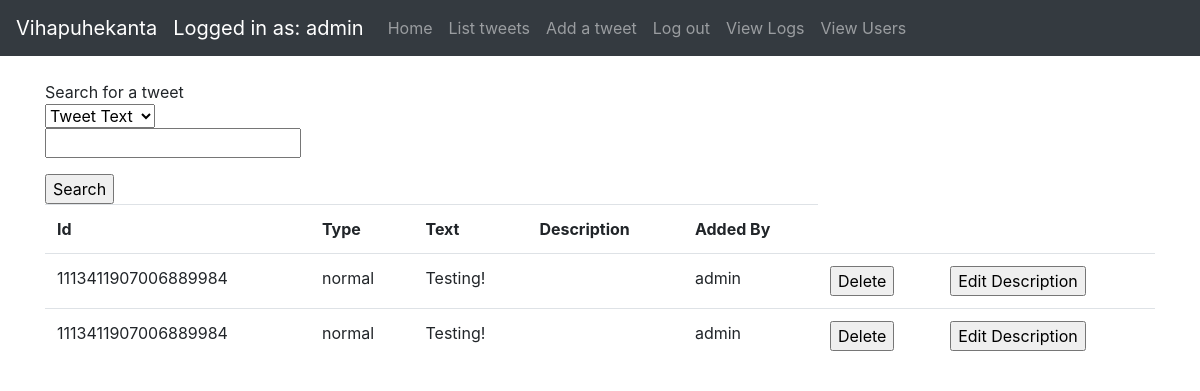
Page /tweets (signed in) on the earlier database version.
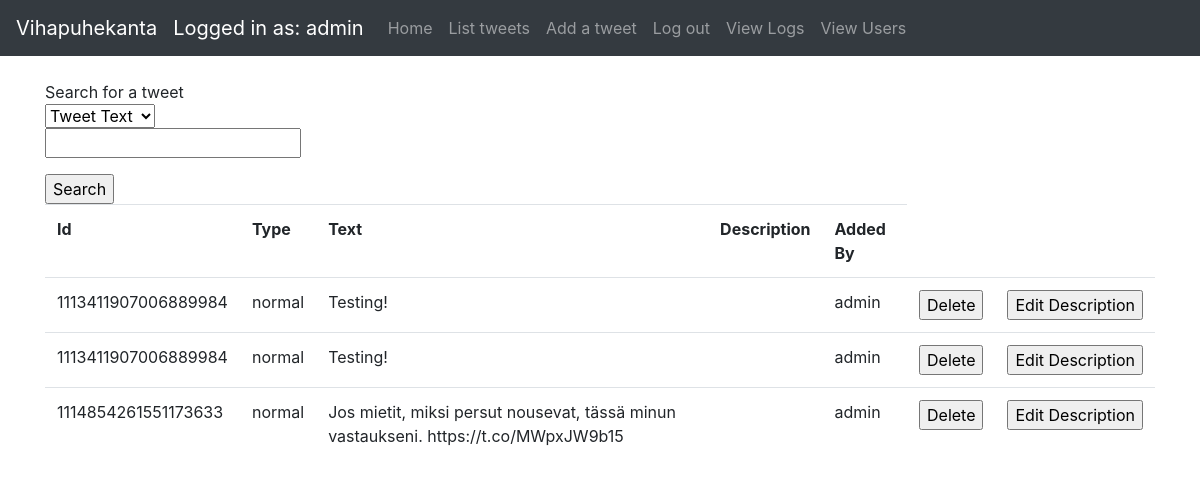
Same page on the later database version.
### application/tweets/models.py (models this page shows, shortened)
class Tweet(db.Model):
    id = db.Column(db.Integer, primary_key=True)
    date_created = db.Column(db.DateTime, default=db.func.current_timestamp())
    date_modified = db.Column(db.DateTime, default=db.func.current_timestamp(),
                              onupdate=db.func.current_timestamp())
    tweetid = db.Column(db.String(100))
    tweettype = db.Column(db.String(100))
    tweettext = db.Column(db.String(300))
    addedby = db.Column(db.String(100))
    tweetdescription = db.Column(db.String(100))
    account_id = db.Column(db.Integer, db.ForeignKey('account.id'),
                           nullable=False)

### application/tweets/views.py (the view)
@app.route("/tweets", methods=['GET', 'POST'])
@login_required
def tweets_index():
    search = TweetSearchForm(request.form)
    if request.method == 'POST':
        return search_results(search)
    if current_user.urole == "ADMIN":
        tweets = tweet_query_all().limit(100).all()
    else:
        tweets = tweet_query_user().limit(100).all()
    return render_template("tweets/list.html", tweets=tweets, form=search)

### application/tweets/forms.py
class TweetSearchForm(Form):
    choices = [('Tweet Text', 'Tweet Text'), ('Tweet Type', 'Tweet Type')]
    select = SelectField('Search for tweets: ', choices=choices)
    search = StringField('')

### application/__init__.py (called while the page is built)
@login_manager.user_loader
def load_user(user_id):
    return User.query.get(user_id)

### application/tweets/views.py (called while the page is built)
def tweet_query_all():
    return db.session().query(Tweet)

### application/templates/tweets/list.html (shortened to what this page needs)
{% extends "layout.html" %}
{% block body %}
    {% if current_user.is_authenticated %}
        <div>Search for a tweet</div>
        <form method=post action="{{ url_for('tweets_index') }}">
            <d1>
                {{ form.select }}
                <p>
                    {{ form.search }}
            </d1>
            </p><input type="submit" value="Search"/>
        </form>
        <table class="table table-hover">
            <tr>
                <th>Id</th>
                <th>Type</th>
                <th>Text</th>
                <th>Description</th>
                {% if current_user.urole == "ADMIN" %}
                    <th>Added By</th>
                {% endif %}
            </tr>
            {% for tweet in tweets %}
                <tr>
                    <td>{{ tweet.tweetid }}</td>
                    <td>{{ tweet.tweettype }}</td>
                    <td>{{ tweet.tweettext }}</td>
                    <td>{{ tweet.tweetdescription }}</td>
                    {% if current_user.urole == "ADMIN" %}
                    <td>{{ tweet.addedby }}</td>
                    {% endif %}
                    <td>
                        <form method="POST" action="{{ url_for('tweet_delete', id = tweet.id) }}">
                            <input type="submit" value="Delete">
                        </form>
                    </td>
                    <td>
                        <form method="GET" action="{{ url_for('tweets_view', id = tweet.id) }}">
                            <input type="submit" value="Edit Description">
                        </form>
                    </td>
                </tr>
            {% endfor %}
        </table>
    {% else %}
        <div>Log in</div>
    {% endif %}
{% endblock %}

Differences in the rows shown:
added Tweet: tweetid "1114854261551173633", tweettype "normal", tweettext "Jos mietit, miksi persut nousevat, tässä minun vastaukseni. https://t.co/MWpxJW9b15", addedby "admin"
